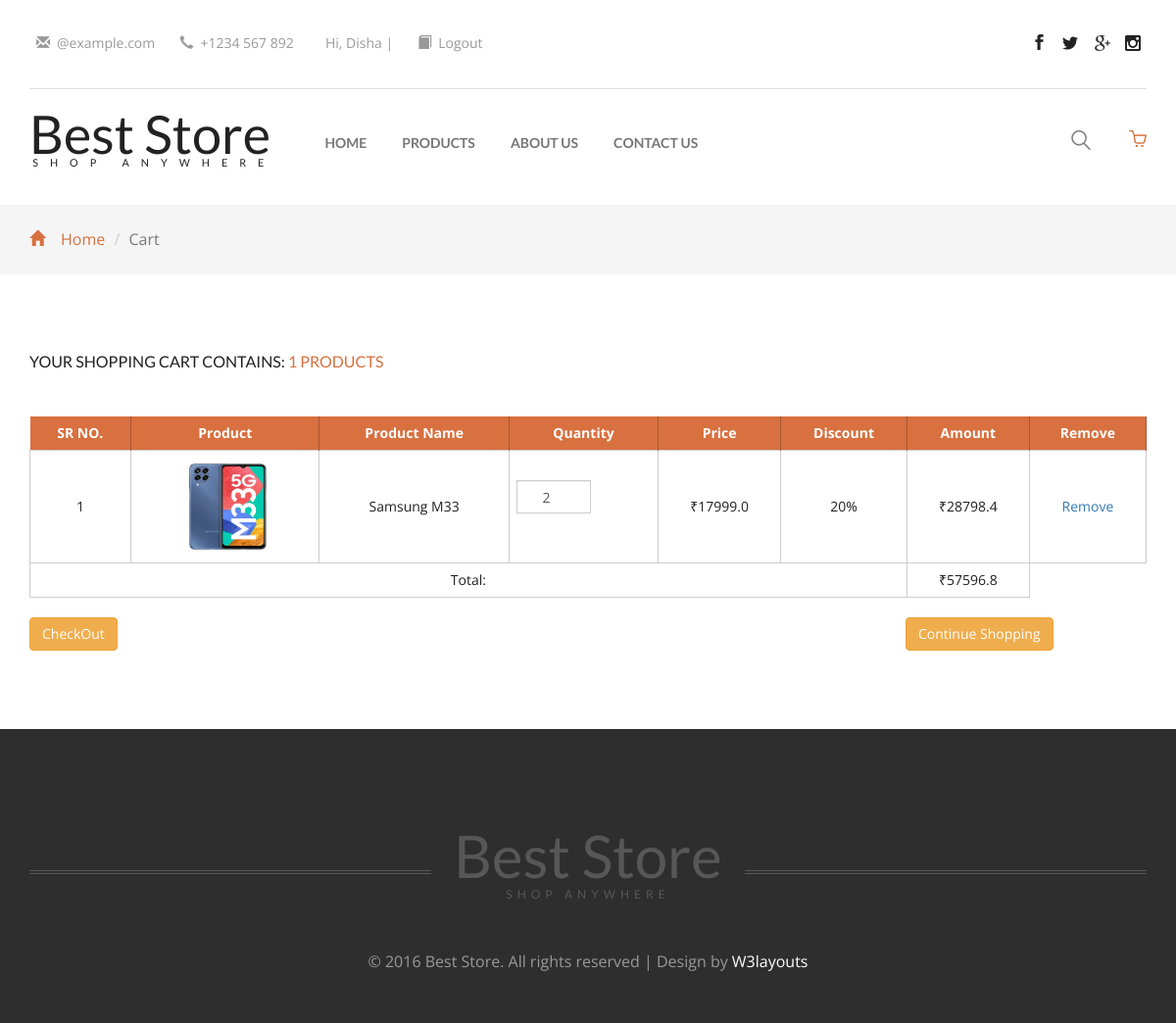
The page /cart/ (signed in) on the database its author committed.
### myapp/models.py (models this page shows, shortened)
class User(models.Model):
    name=models.CharField(max_length=50)
    email=models.EmailField(unique=True)
    password=models.CharField(max_length=20)

class Cart(models.Model):
    product=models.ForeignKey(Product,on_delete=models.CASCADE)
    user=models.ForeignKey(User,on_delete=models.CASCADE)
    quantity=models.IntegerField()

### seller/models.py (models this page shows, shortened)
class Product(models.Model):
    seller = models.ForeignKey(Seller,on_delete=models.CASCADE)  # Foreignkey
    name = models.CharField(max_length=50)
    des = models.TextField()
    price = models.FloatField()
    quantity = models.IntegerField(default=0)
    discount = models.IntegerField()
    pic = models.FileField(upload_to='products',default='avatar.png')
    pic1 = models.FileField(upload_to='products',default='avatar.png')
    pic2 = models.FileField(upload_to='products',default='avatar.png')
    discountedprice = models.FloatField(blank=True,null=True)

### myapp/views.py (the view)
# urls.py: path('cart/',views.cart,name='cart'),
def cart(request):
    user=User.objects.get(email=request.session['email'])
    product=Cart.objects.filter(user=user)
    n=Cart.objects.all().count()
    total=0
    for i in product:
        i.product.discountedprice=i.product.discountedprice*i.quantity
        total+=i.product.discountedprice*i.quantity
    total=float(f'{total:.1f}')
    return render(request,'cart.html',{'prod':product,'count':n,'total':total})

### myapp/templates/cart.html (shortened to what this page needs)
{% extends 'header.html' %}
{% load static %}
{% block content %}
<div class="breadcrumbs">
    <div class="container">
        <ol class="breadcrumb breadcrumb1 animated wow slideInLeft" data-wow-delay=".5s">
            <li><a href="{% url 'index' %}"><span class="glyphicon glyphicon-home" aria-hidden="true"></span>Home</a></li>
            <li class="active">Cart</li>
        </ol>
    </div>
</div>
<div class="checkout">
    <div class="container">
        <h3 class="animated wow slideInLeft" data-wow-delay=".5s">Your shopping cart contains: <span>{{count}} Products</span></h3>
        <div class="checkout-right animated wow slideInUp" data-wow-delay=".5s">
            <table class="timetable_sub">
                <thead>
                    <tr>
                        <th>SR NO.</th>
                        <th>Product</th>
                        <th>Product Name</th>
                        <th>Quantity</th>
                        <th>Price</th>
                        <th>Discount</th>
                        <th>Amount</th>
                        <th>Remove</th>
                    </tr>
                </thead>
                {% for item in prod %}
                <tbody>
                <tr class="rem1">
                    <td class="invert">{{forloop.counter}}</td>
                    <td class="invert"><a href="{% url 'single' item.product.id %}"><img src="{{item.product.pic.url}}" width="100" height="100" /></a></td>
                    <td class="invert">{{item.product.name}}</td>
                    <td class="invert" style="align:center">
                        <div class="input-group "  >
                            <div class="input-group-prepend" style="align:center">
                                <input type="number" class="form-control " style="text-align:center"  name='qty'id="txtqty{{item.id}}" value="{{item.quantity}}" max="{{item.product.quantity}}" min="1"  step="1"
                                onchange="updateCartQty('{{item.id}}',document.getElementById('txtqty{{item.id}}').value)">
                            </div>
                        </div>
                    </td>
                    <td class="invert">₹{{item.product.price}}</td>
                    <td class="invert">{{item.product.discount}}%</td>
                    <td class="invert">₹{{item.product.discountedprice}}</td>
                    <td >
                        <div >
                            <div ><a onclick="remove('{{item.product.id}}')">Remove</a> </div>
                        </div>
                    </td>
                </tr>
                {% endfor %}
            </tbody>
                <tfoot>
                    <tr>
                        <td colspan="6">Total:</td>
                        <td>₹{{total}}</td>
                    </tr>
                </tfoot>
            </table>
        </div>
        <div style="margin-top:20px " class="animated wow slideInLeft">
            <div  >
                <a href="{% url 'checkout'  %}" class="btn btn-warning">CheckOut</a>
                <a href="{% url 'products' %}" style="margin-left:800px " class="btn btn-warning">Continue Shopping</a>
            </div>
        </div>
    </div>
</div>
{% endblock %}

### myapp/templates/header.html (shortened to what this page needs)
{% load static %}
<!DOCTYPE html>
<html>
<head>
<link href="{% static 'css/bootstrap.css' %}" rel="stylesheet" type="text/css" media="all" />
<link href="{% static 'css/style.css' %}" rel="stylesheet" type="text/css" media="all" />
<link rel="stylesheet" href="{% static 'css/jquery.countdown.css' %}" />
<link href="{% static 'css/animate.min.css' %}" rel="stylesheet">
<link href="{% static 'css/jquery-ui.css' %}" rel="stylesheet">
<link href="{% static 'css/flexslider' %}" rel="stylesheet">
</head>
<body >
	<div class="header" >
		<div class="container" >
			<div class="header-grid" >
				<div class="header-grid-left animated wow slideInLeft" data-wow-delay=".5s">
					<ul>
						<li><i class="glyphicon glyphicon-envelope" aria-hidden="true"></i><a href="mailto:info@example.com">@example.com</a></li>
						<li><i class="glyphicon glyphicon-earphone" aria-hidden="true"></i>+1234 567 892</li>
						{% if request.session.email %}
						<li><p>Hi, {{request.session.name}} |</p></li>
						<li><i class="glyphicon glyphicon-book" aria-hidden="true"></i><a href="{% url 'logout'%}">Logout</a></li>
						{% else %}
						<li><i class="glyphicon glyphicon-log-in" aria-hidden="true"></i><a href="{% url 'login'%}">Login</a></li>
						<li><i class="glyphicon glyphicon-book" aria-hidden="true"></i><a href="{% url 'register'%}">Register</a></li>
						{% endif %}
					</ul>
				</div>
				<div class="header-grid-right animated wow slideInRight" data-wow-delay=".5s">
					<ul class="social-icons">
						<li><a href="#" class="facebook"></a></li>
						<li><a href="#" class="twitter"></a></li>
						<li><a href="#" class="g"></a></li>
						<li><a href="#" class="instagram"></a></li>
					</ul>
				</div>
				<div class="clearfix"> </div>
			</div>
			<div class="logo-nav">
				<div class="logo-nav-left animated wow zoomIn" data-wow-delay=".5s">
					<h1><a href="index.html">Best Store <span>Shop anywhere</span></a></h1>
				</div>
				<div class="logo-nav-left1">
					<nav class="navbar navbar-default">
					<div class="collapse navbar-collapse" id="bs-megadropdown-tabs">
						<ul class="nav navbar-nav">
							{% if request.get_full_path == "/" %}
							<li class="active">
								<li class="active"><a href="{% url 'index'%}" class="act" >Home</a></li>
							</li>
							{%else%}
							<li>
								<li><a href="{% url 'index'%}"  >Home</a></li>
							</li>
							{%endif%}
							{% if request.get_full_path == "/products"%}
							<li class="active">
								<a href="{% url 'products' %}" class="act" >Products</a>
							</li>
							{%else%}
							<li>
								<a href="{% url 'products' %}"  >Products</a>
							</li>
							{%endif%}
							<li><a href="{% url 'about'%}">About Us</a></li>
							<li><a href="{% url 'contact'%}">Contact Us</a></li>
						</ul>
					</div>
					</nav>
				</div>
				<div  class="logo-nav-right">
					<div class="search-box">
						<div id="sb-search" class="sb-search" style="margin-left:100px">
							<form action="{% url 'search' %}" method="GET">
								<span class="sb-icon-search"> </span>
							</form>
						</div>
					</div>
				</div>
				<div class="header-right">
					<div class="cart box_1">
						<a href="checkout.html">
							<a href="{% url 'cart' %}">
								<h3>
									<img src="{% static 'images/bag.png' %}" alt="" />
								</h3>
							</a>
					</div>
				</div>
				<div class="clearfix"> </div>
			</div>
		</div>
	</div>
{% block  content %}
{% endblock %}
	<div class="footer">
		<div class="container">
			<div class="footer-logo animated wow slideInUp" data-wow-delay=".5s">
				<h2><a href="index.html">Best Store <span>shop anywhere</span></a></h2>
			</div>
			<div class="copy-right animated wow slideInUp" data-wow-delay=".5s">
				<p>&copy 2016 Best Store. All rights reserved | Design by <a href="http://w3layouts.com/">W3layouts</a></p>
			</div>
		</div>
	</div>
</body>
</html>

### rows shown on the page
User: session.name "Disha"
Cart: product.pic (picture), product.name "Samsung M33", qty "2", product.price "17999.0", product.discount "20", product.discountedprice "28798.4"

### other values the page prints
{{ count }} "1"
{{ total }} "57596.8"
